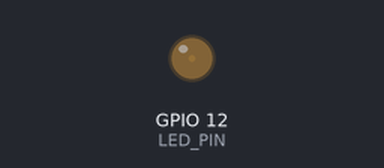
Simulated run of this sketch. Board: ESP32. On the bench: output pins drawn as LEDs (lit = HIGH).

Above: at 0.05 s.
At 1.15 s:
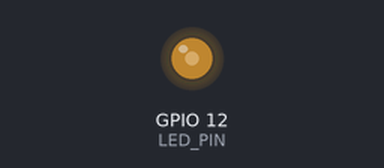
At 2.3 s:
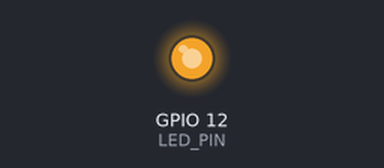
At 4.6 s:
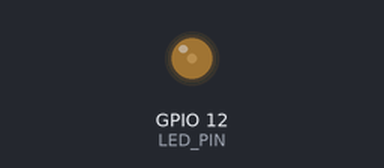
Timing chart, 0 to 6.7 s (numbered marks = the images above):
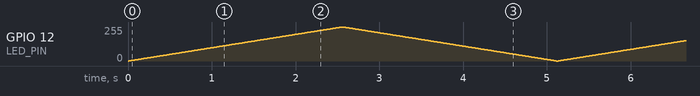

The sketch:

1.analog_write.ino
```cpp
/*
  该程序作用是使用 AnalogWrite() 函数实现呼吸灯效果
  在线文档：https://docs.geeksman.com/esp32/Arduino/10.esp32-arduino-pwm.html
*/
// LED 引脚
#define LED_PIN   12

void setup() {
  // 配置 GPIO 输出
  pinMode(LED_PIN, OUTPUT);
}


void loop() {
  // 实现渐亮效果
  for (int i=0;i<256;i++) {
    analogWrite(LED_PIN, i);
    delay(10);
    }
  // 实现渐灭效果
  for (int i=255;i>=0;i--) {
    analogWrite(LED_PIN, i);
    delay(10);
    }
}
```
